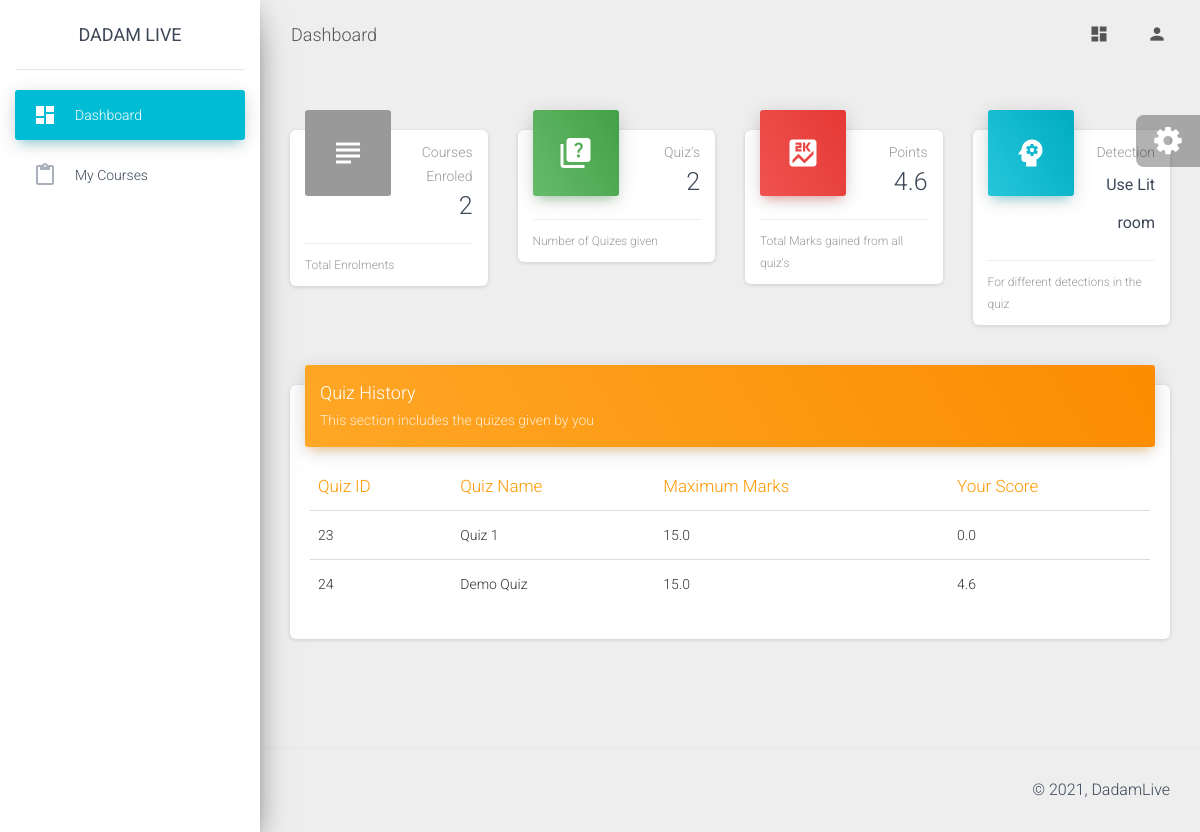
Page /dashboard/student/ (signed in) on the committed database.
### faculty/models.py (models this page shows, shortened)
class Submission(models.Model):
    quiz=models.ForeignKey(Quiz, on_delete=models.CASCADE, null=True, blank=True)
    user=models.ForeignKey(User, on_delete=models.CASCADE, null=True, blank=True)
    score=models.FloatField(default=0)
    submitted=models.BooleanField(default=False)
    ip_address=models.CharField(null=True, max_length=50)
    averagePlagiarism=models.FloatField(default=0)
    marks_assigned=models.BooleanField(default=False)

class Quiz(models.Model):
    course=models.ForeignKey(Course, on_delete=models.CASCADE, null=True, blank=True)
    quiz_name=models.CharField(null=True, max_length=500)
    start_date=models.DateTimeField(default=datetime.datetime.now())
    end_date=models.DateTimeField(default=datetime.datetime.now())
    created_on=models.DateTimeField(default=datetime.datetime.now())
    quizHeld=models.BooleanField(default=False)
    hidden=models.BooleanField(default=True)
    mcqMarksGenerated=models.BooleanField(default=False)
    webDetectionDone=models.BooleanField(default=False)
    studentAnswersMatched=models.BooleanField(default=False)
    maximum_marks=models.FloatField(default=0)
    disable_previous=models.BooleanField(default=False)

### student/views.py (the view)
# urls.py: path('',views.dashboardStudent,name="dashboardStudent"),
def dashboardStudent(request):
    student=basicChecking(request)
    if student[0]==False:
        return student[1]
    student=student[1]
    enrolments=Enrolment.objects.filter(user=request.user)
    total_enrolments=enrolments.count()
    submissions=Submission.objects.filter(user=request.user)
    total_quizes_given=submissions.count()
    points=0
    no_face=0
    audio=0
    for each in submissions:
        points+=each.score
        att=IllegalAttempt.objects.get(submission=each)
        no_face+=att.noPersonDetected
        audio+=att.numberOfTimesAudioDetected
    advise="Going Good"
    if audio>10:
        advise="Reduce noise"
    if no_face>30:
        advise="Use Lit room"
    return render(request,"student/dashboard.html",context={"advise": advise, "points": points, "student": student, "total_enrolments": total_enrolments, "total_quizes_given": total_quizes_given, "submissions": submissions})

### student/views.py (called while the page is built)
def basicChecking(request):
    if request.user.is_authenticated==False:
        return [False, redirect('home')]
    try:
        info=UserInformation.objects.get(user=request.user)
        if info.userType.userTypeCode==settings.CODE_STUDENT:
            student=Student.objects.get(user=request.user)
            return [True, student]
        return [False, redirect('home')]
    except:
        return [False, redirect('home')]

### student/templates/student/dashboard.html (shortened to what this page needs)
{% extends 'student/base.html' %} {% load static %}
{% block heading %}Dashboard{% endblock %}
{% block main_body %}
    <div class="row">
        <div class="col-lg-3 col-md-12 col-sm-12">
          <div class="card card-stats">
            <div class="card-header card-header-alert card-header-icon">
              <div class="card-icon">
                <i class="material-icons">subject</i>
              </div>
              <p class="card-category">Courses Enroled</p>
              <h3 class="card-title">{{total_enrolments}}
              </h3>
            </div>
            <div class="card-footer">
              <div class="stats">
                <a>Total Enrolments</a>
              </div>
            </div>
          </div>
        </div>
        <div class="col-lg-3 col-md-12 col-sm-12">
          <div class="card card-stats">
            <div class="card-header card-header-success card-header-icon">
              <div class="card-icon">
                <i class="material-icons">quiz</i>
              </div>
              <p class="card-category">Quiz's</p>
              <h3 class="card-title">{{total_quizes_given}}</h3>
            </div>
            <div class="card-footer">
              <div class="stats">
                Number of Quizes given
              </div>
            </div>
          </div>
        </div>
        <div class="col-lg-3 col-md-6 col-sm-6">
          <div class="card card-stats">
            <div class="card-header card-header-danger card-header-icon">
              <div class="card-icon">
                <i class="material-icons">score</i>
              </div>
              <p class="card-category">Points</p>
              <h3 class="card-title">{{points}}</h3>
            </div>
            <div class="card-footer">
              <div class="stats">
                Total Marks gained from all quiz's
              </div>
            </div>
          </div>
        </div>
        <div class="col-lg-3 col-md-6 col-sm-6">
          <div class="card card-stats">
            <div class="card-header card-header-info card-header-icon">
              <div class="card-icon">
                <i class="material-icons">psychology</i>
              </div>
              <p class="card-category">Detection</p>
              <h3 class="card-title"><small><small>{{advise}}</small></small></h3>
            </div>
            <div class="card-footer">
              <div class="stats">
                For different detections in the quiz
              </div>
            </div>
          </div>
        </div>
      </div>
      <div class="row">
        <div class="col-lg-12 col-md-12">
          <div class="card">
            <div class="card-header card-header-warning">
              <h4 class="card-title">Quiz History</h4>
              <p class="card-category">This section includes the quizes given by you</p>
            </div>
            <div class="card-body table-responsive">
              <table class="table table-hover">
                <thead class="text-warning">
                  <th>Quiz ID</th>
                  <th>Quiz Name</th>
                  <th>Maximum Marks</th>
                  <th>Your Score</th>
                </thead>
                <tbody>
                  {% for each in submissions %}
                  <tr>
                    <td>{{each.quiz.id}}</td>
                    <td>{{each.quiz.quiz_name}}</td>
                    <td>{{each.quiz.maximum_marks}}</td>
                    {% if each.quiz.hidden %}
                      <td>Not Checked</td>
                    {% else %}
                      <td>{{each.score}}</td>
                    {% endif %}
                  </tr>
                  {% endfor %}
                </tbody>
              </table>
            </div>
          </div>
        </div>
      </div>
{% endblock %}
{% block left_panel %}
<li class="nav-item active">
    <a class="nav-link" href="{% url 'dashboardStudent' %}">
      <i class="material-icons">dashboard</i>
      <p>Dashboard</p>
    </a>
  </li>
  <li class="nav-item ">
    <a class="nav-link" href="{% url 'my_courses' %}">
      <i class="material-icons">content_paste</i>
      <p>My courses</p>
    </a>
  </li>
{% endblock %}

### rows in the picture
Submission: quiz.id "23", quiz.quiz_name "Quiz 1", quiz.maximum_marks "15.0", score "0.0"
Submission: quiz.id "24", quiz.quiz_name "Demo Quiz", quiz.maximum_marks "15.0", score "4.6"

### other values in the picture
{{ total_enrolments }} "2"
{{ total_quizes_given }} "2"
{{ points }} "4.6"
{{ advise }} "Use Lit room"
